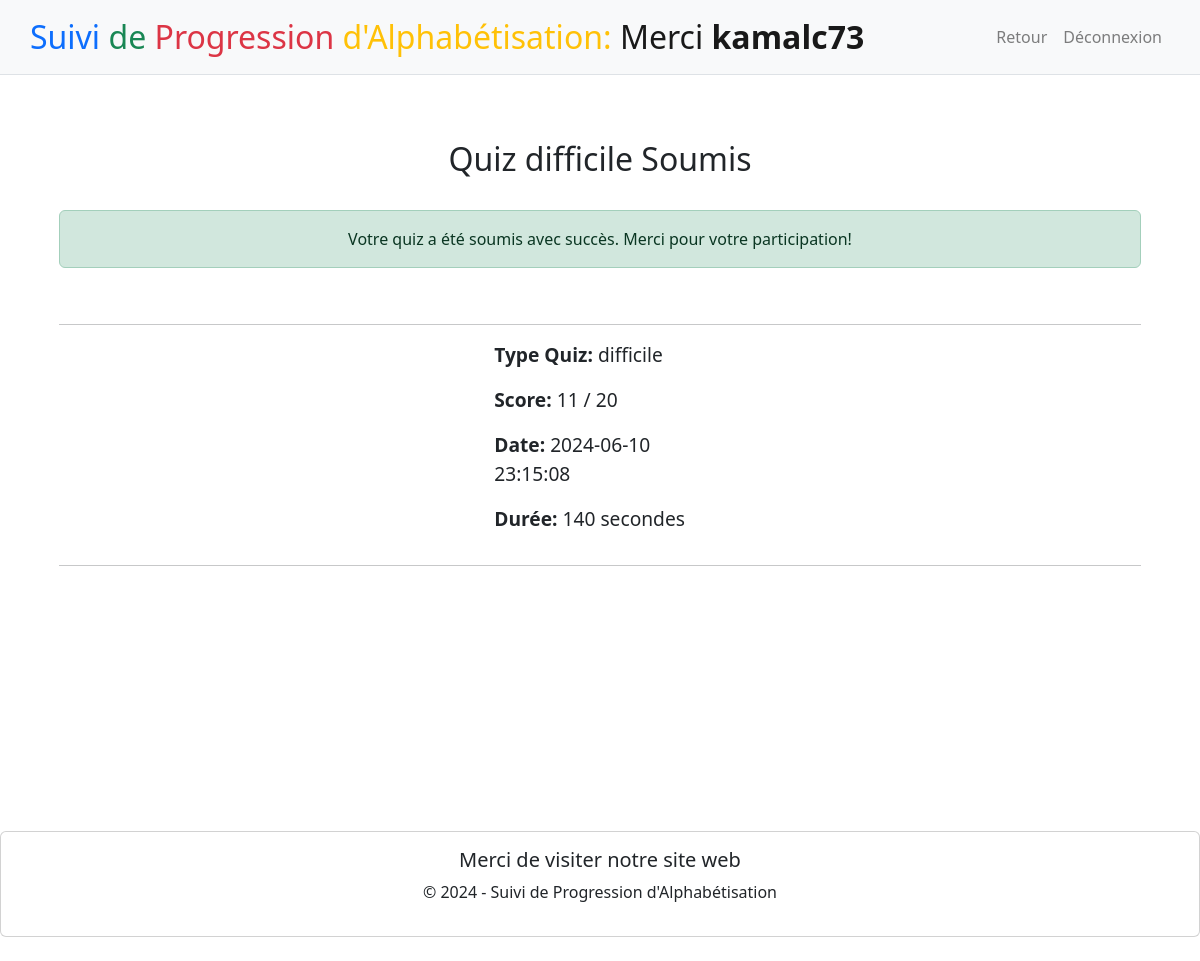
Page /resultatQuiz (signed in) on the committed database.
### tables this page shows
CREATE TABLE user (
    id INTEGER PRIMARY KEY AUTOINCREMENT,
    username VARCHAR(25) NOT NULL UNIQUE,
    password VARCHAR(25) NOT NULL,
    type VARCHAR(10) NOT NULL
);

CREATE TABLE "quiz" (
    id INTEGER PRIMARY KEY AUTOINCREMENT,
    type TEXT NOT NULL,
    datetime DATETIME NOT NULL,
    duree INTEGER,
    score INTEGER,
    id_user INTEGER,
    FOREIGN KEY (id_user) REFERENCES user(id)
);

### app.py (the view)
@app.route("/resultatQuiz", methods=['POST', 'GET'])
def resultatQuiz():
    if request.method == 'POST':
        try:
            username = request.form.get("username")
            quiz_type = request.form.get("quiz_type")
            duree = request.form.get("StartQuizTime")
            score = 0
            with open("static/questions.json", "r", encoding='utf-8') as json_file:
                questions_data = json.load(json_file)
                correct_answers = questions_data.get("answers", {}).get(quiz_type, [])
            for i in range(1, 21):
                user_answer = request.form.get(f"answer_{i}")
                if user_answer in correct_answers:
                    score += 1
            conn = sqlite3.connect('database.db')
            cursor = conn.cursor()
            current_datetime = datetime.now().strftime('%Y-%m-%d %H:%M:%S')
            cursor.execute(
                "INSERT INTO quiz (type, datetime, duree, score, id_user) VALUES (?, ?, ?, ?, ?)",
                (quiz_type, current_datetime, duree, score, session.get("user_id"))
            )
            conn.commit()
            conn.close()
            return redirect(url_for('resultatQuiz'))
        except Exception as e:
            print("Une erreur s'est produite:", e)
            return "Une erreur s'est produite lors du traitement de votre demande."
    else:
        if 'user_id' in session:
            try:
                conn = sqlite3.connect('database.db')
                cursor = conn.cursor()
                cursor.execute(
                    "SELECT type, score, datetime, duree FROM quiz WHERE id_user = ? ORDER BY id DESC LIMIT 1",
                    (session.get("user_id"),)
                )
                quiz_data = cursor.fetchone()
                cursor.execute(
                    "SELECT username FROM user WHERE id = ?",
                    (session.get("user_id"),)
                )
                username_result = cursor.fetchone()
                conn.close()
                if quiz_data:
                    quiz_type, score, quiz_date, duree = quiz_data
                    username = username_result[0] if username_result else "Anonymous"
                    return render_template(
                        'quizResult.html',
                        username=username,
                        quiz_type=quiz_type,
                        score=score,
                        date=quiz_date,
                        duree=duree
                    )
                else:
                    return "No quiz data available."
            except Exception as e:
                print("Une erreur s'est produite:", e)
                return "Une erreur s'est produite lors du traitement de votre demande."
        else:
            return redirect(url_for('home'))

### templates/quizResult.html (shortened to what this page needs)
{% extends "layout.html" %}
{% block welcome %}
    <span>Merci <b>{{ username }}</b> </span>
{% endblock %}
{% block navLink %}
    <li class="nav-item">
        <a class="nav-link" href="{{ url_for('home')}}">Retour</a>
    </li>
{% endblock %}
{% block main %}
    <div class="container alert">
        <h2 class="text-center">Quiz {{ quiz_type }} Soumis</h2>
        <br>
        <div class="alert alert-success text-center">
            Votre quiz a été soumis avec succès. Merci pour votre participation!
        </div>
        <br>
        <hr>
        <div class="container center-content">
            <div class="text-block">
                <p class="text-left"><strong>Type Quiz:</strong> {{ quiz_type }}</p>
                <p class="text-left"><strong>Score:</strong> {{ score }} / 20</p>
                <p class="text-left"><strong>Date:</strong> {{ date }}</p>
                <p class="text-left"><strong>Durée:</strong> {{ duree }} secondes</p>
            </div>
        </div>
        <hr>
    </div>
{% endblock %}

### templates/quizResult.html (style rules this page uses)
.center-content { display: flex; justify-content: center; }
.text-block { text-align: left; font-size: 1.2em; max-width: 20%; width: 100%; }

### rows in the picture
user: username "kamalc73"
quiz: type "difficile", datetime "2024-06-10 23:15:08"

### other values in the picture
{{ score }} "11"
{{ duree }} "140"
